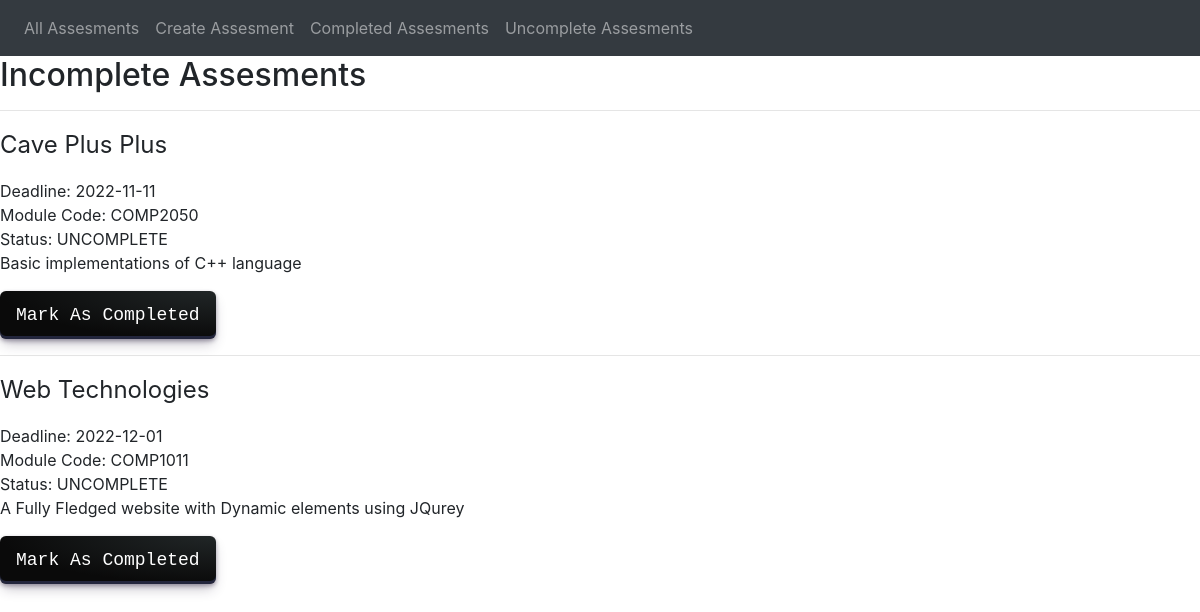
The app's page /incomplete_assessments with its own data.
### app/models.py (models this page shows, shortened)
class assesments(db.Model):
    __tablename__= 'assesments'
    id = db.Column(db.Integer, primary_key=True)
    title = db.Column(db.String(500), index=True)
    modulecode = db.Column(db.String(500), index=True, unique=True)
    deadline = db.Column(db.Date())
    description = db.Column(db.String(4000), index=True)
    status = db.Column(db.String(500), index=True)

### app/views.py (the view)
@app.route('/incomplete_assessments' , methods=['GET', 'POST'])
def incomplete_loadstuff():
    result = assesments.query.filter_by(status='UNCOMPLETE')
    return render_template('uncomplete.html',
                    title='Incomplete Assesments',
                    data=result)

### app/templates/uncomplete.html
{% extends "homepage.html" %}
 {% block content %}
<h2>Incomplete Assesments</h2>
{% for item in data %}
    <div><hr>
         <p class ='Title'>{{item.title}}</p>
         <p class = 'rest'>Deadline: {{item.deadline}}<br>
         Module Code: {{item.modulecode}}<br>
         Status: {{item.status}}<br>
         {{item.description}}<br>
         </p>
         <form action="/incomplete_assessments/{{item.id}}" method="post">
            <input type="submit" class = "sub" value="Mark As Completed">
        </form>
    </div>
{% endfor %}
{% endblock %}

### app/static/css/styles.css (style rules this page uses)
.Title { font-size: x-large; }
.rest { font-size: medium; }
.sub { align-items: center; appearance: none; background-image: radial-gradient(100% 100% at 100% 0, #212627 0, #0a0a0a 100%); border: 0; border-radius: 6px; box-shadow: rgba(45, 35, 66, .4) 0 2px 4px,rgba(45, 35, 66, .3) 0 7px 13px -3px,rgba(58, 65, 111, .5) 0 -3px 0 inset; box-sizing: border-box; color: #fff; cursor: pointer; display: inline-flex; font-family: "JetBrains Mono",monospace; height: 48px; justify-content: center; line-height: 1; list-style: none; overflow: hidden; padding-left: 16px; padding-right: 16px; position: relative; text-align: left; text-decoration: none; transition: box-shadow .15s,transform .15s; user-select: none; -webkit-user-select: none; touch-action: manipulation; white-space: nowrap; will-change: box-shadow,transform; font-size: 18px; }
body { background-image: url('/static/bgg.jpg'); background-repeat: no-repeat; background-size: 2000px 2000px; }

### records on screen
assesments: title "Cave Plus Plus", deadline "2022-11-11", modulecode "COMP2050", status "UNCOMPLETE", description "Basic implementations of C++ language"
assesments: title "Web Technologies", deadline "2022-12-01", modulecode "COMP1011", status "UNCOMPLETE", description "A Fully Fledged website with Dynamic elements using JQurey"
